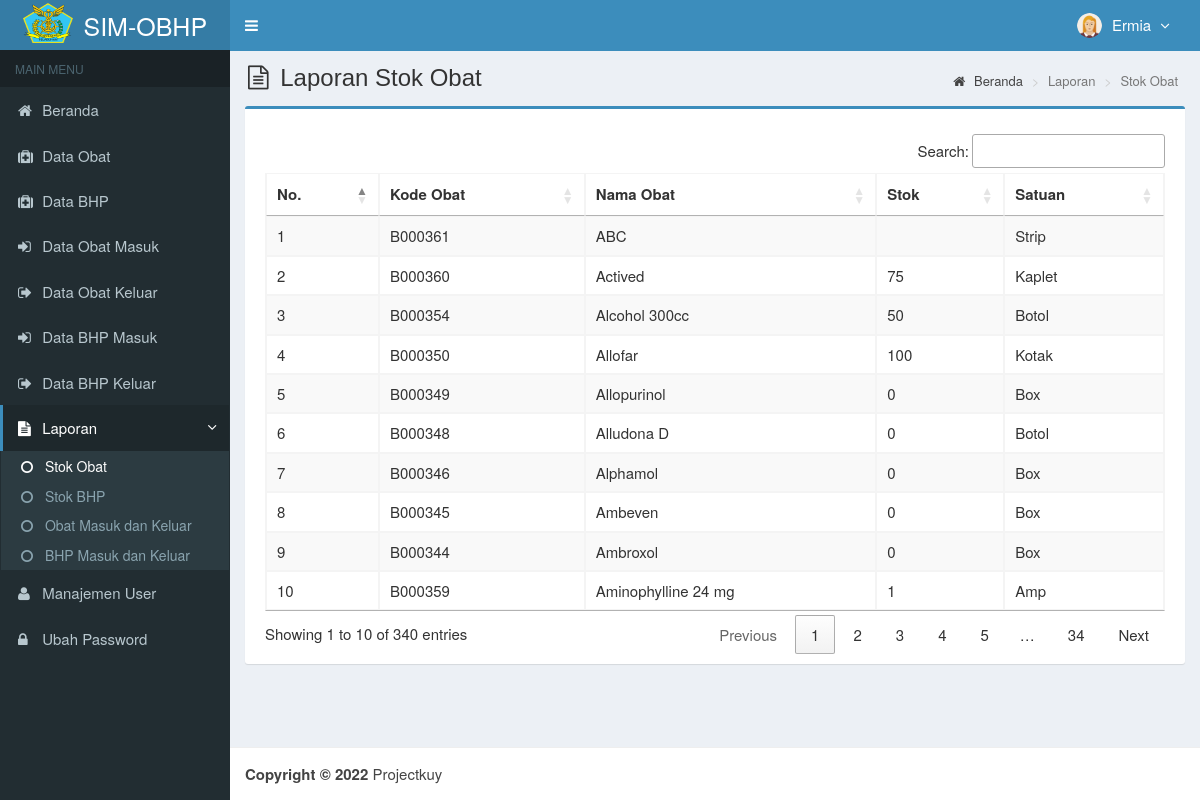
The page /main.php?module=lap_stok (signed in) on the database as committed earlier.
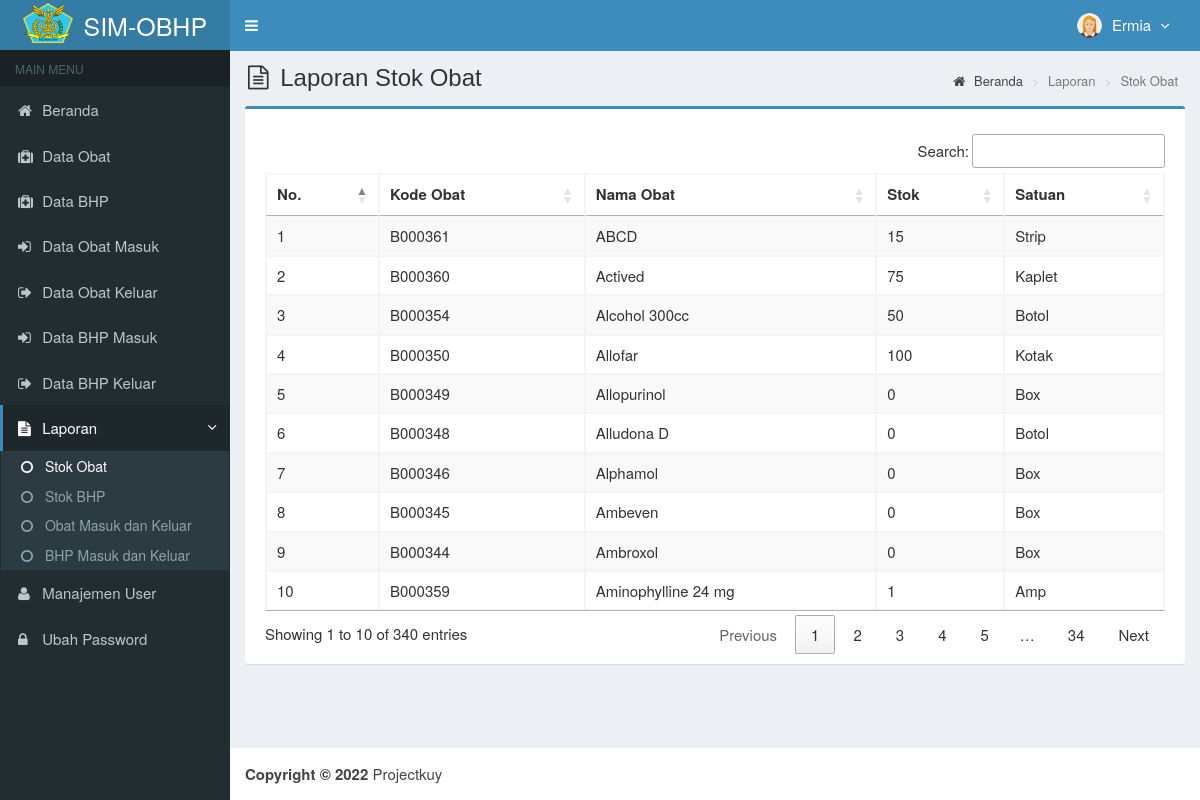
The same page on the database as committed later.
### tables this page shows
CREATE TABLE `is_obat` (
  `kode_obat` varchar(7) NOT NULL,
  `nama_obat` varchar(50) NOT NULL,
  `golongan_obat` varchar(25) NOT NULL,
  `satuan` varchar(20) NOT NULL,
  `stok` int(11) DEFAULT NULL,
  `created_user` int(3) NOT NULL,
  `created_date` timestamp NOT NULL DEFAULT CURRENT_TIMESTAMP,
  `updated_user` int(3) NOT NULL,
  `updated_date` timestamp NOT NULL DEFAULT CURRENT_TIMESTAMP ON UPDATE CURRENT_TIMESTAMP
);

### modules/lap-stok/view.php (the view, shortened to what this page needs)
<section class="content-header">
    <h1>
        <i class="fa fa-file-text-o icon-title"></i> Laporan Stok Obat
    </h1>
    <ol class="breadcrumb">
        <li><a href="?module=beranda"><i class="fa fa-home"></i> Beranda</a></li>
        <li class="active">Laporan</li>
        <li class="active">Stok Obat</li>
    </ol>
</section>
<section class="content">
    <div class="row">
        <div class="col-md-12">
            <div class="box box-primary">
                <div class="box-body">
                    <table id="LaporanData" class="table table-bordered table-striped table-hover">
                        <thead>
                            <tr>
                                <th>No.</th>
                                <th>Kode Obat</th>
                                <th>Nama Obat</th>
                                <th>Stok</th>
                                <th>Satuan</th>
                            </tr>
                        </thead>
                        <tbody>
                            <?php
                            $no = 1;
                            $query = mysqli_query($mysqli, "SELECT kode_obat,nama_obat,satuan,stok FROM is_obat ORDER BY nama_obat ASC")
                                or die('Ada kesalahan pada query tampil Data Obat: ' . mysqli_error($mysqli));
                            while ($data = mysqli_fetch_assoc($query)) {
                                echo "<tr>
                      <td>$no</td>
                      <td>$data[kode_obat]</td>
                      <td>$data[nama_obat]</td>
                      <td>$data[stok]</td>
                      <td>$data[satuan]</td>
                    </tr>";
                                $no++;
                            }
                            ?>
                        </tbody>
                    </table>
                </div>
            </div>
        </div>
    </div>
</section>
<link rel="stylesheet" href="https://cdn.datatables.net/buttons/2.2.3/css/buttons.dataTables.min.css" />

Rows that differ between the two databases and show on the page:
changed is_obat "Strip": nama_obat "ABC" → "ABCD"; stok (not shown) → "15"
